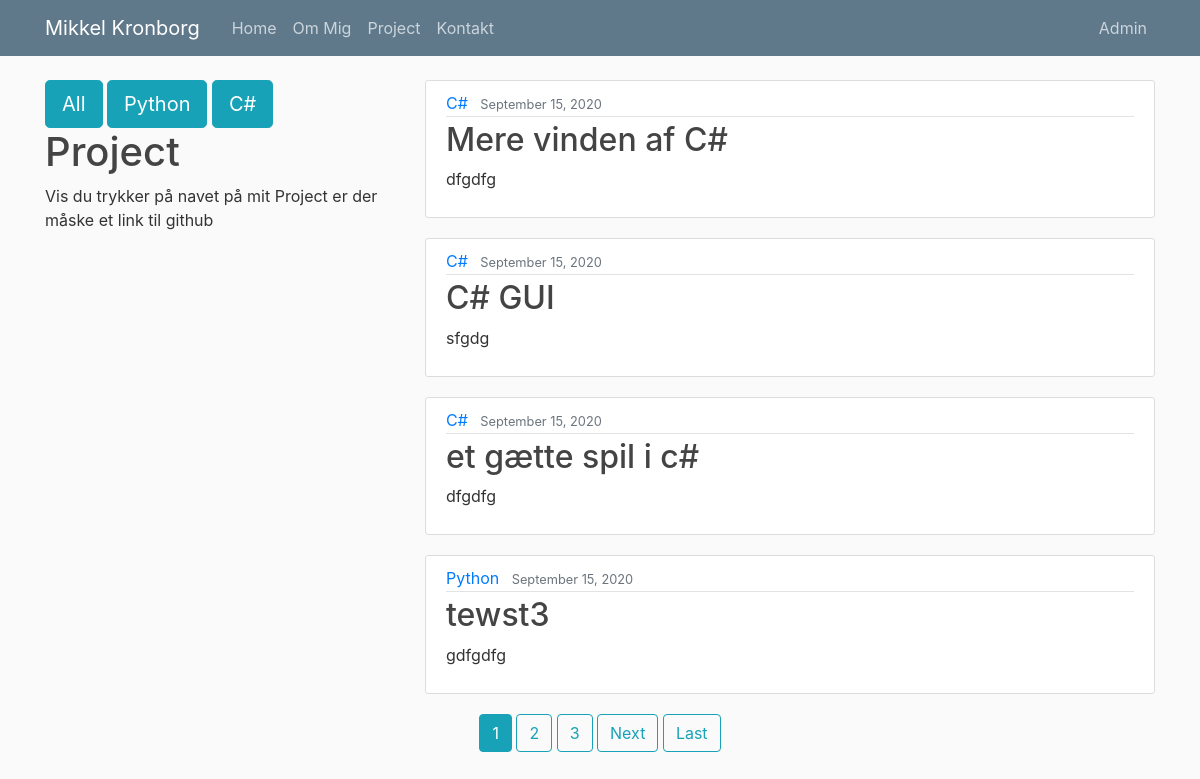
Screenshot of /project/ (signed in) with the database file from the repository.
### web/models.py (models this page shows, shortened)
class Post(models.Model):
    title = models.CharField(max_length=100)
    language = models.CharField(max_length=50)
    link = models.CharField(max_length=300)
    content = models.TextField()
    date_posted = models.DateTimeField(default=timezone.now)
    author = models.ForeignKey(User, on_delete=models.CASCADE)

### web/views.py (the view)
# urls.py: path('project/', PostListView.as_view(), name='web-project'),
class PostListView(ListView):
    model = Post
    template_name = 'web/project.html'  # <app>/<model>_<viewtype>.html
    context_object_name = 'posts'
    ordering = ['-date_posted']
    paginate_by = 4

### web/templates/web/project.html (shortened to what this page needs)
{% extends "web/base.html" %}
{% load static %}
{% block content %}
<div class="row">
  <div class="col-4">
    <div class="form-actions">
        <a href='{% url 'web-project' %}'><button class="btn btn-info btn-lg">All</button></a>
        <a href='{% url 'web-python' %}'><button class="btn btn-info btn-lg">Python</button></a>
        <a href='{% url 'web-c#' %}'><button class="btn btn-info btn-lg">C#</button></a>
    </div>
      <h1>Project</h1>
      <p>
          Vis du trykker på
          navet på mit Project er der måske et link til github
      </p>
  </div>
  <div class="col-8">
      {% for post in posts %}
            <article class="media content-section">
              <div class="media-body">
                <div class="article-metadata">
                  <a class="mr-2" href="#">{{ post.language }}</a>
                  <small class="text-muted">{{ post.date_posted|date:"F d, Y" }}</small>
                </div>
                <h2><a class="article-title" href="{{ post.link }}" target="_blank">{{ post.title }}</a></h2>
                <p class="article-content">{{ post.content }}</p>
              </div>
            </article>
        {% endfor %}
  </div>
</div>
        <div class="text-center">
    {% if is_paginated %}
      {% for num in page_obj.paginator.page_range %}
        {% if page_obj.number == num %}
          <a class="btn btn-info mb-4" href="?page={{ num }}">{{ num }}</a>
        {% elif num > page_obj.number|add:'-3' and num < page_obj.number|add:'3' %}
          <a class="btn btn-outline-info mb-4" href="?page={{ num }}">{{ num }}</a>
        {% endif %}
      {% endfor %}
      {% if page_obj.has_next %}
        <a class="btn btn-outline-info mb-4" href="?page={{ page_obj.next_page_number }}">Next</a>
        <a class="btn btn-outline-info mb-4" href="?page={{ page_obj.paginator.num_pages }}">Last</a>
      {% endif %}
    {% endif %}
    </div>
{% endblock content %}

### web/static/web/main.css (style rules this page uses)
body { background: #fafafa; color: #333333; margin-top: 5rem; }
h1, h2, h3, h4, h5, h6 { color: #444444; }
.content-section { background: #ffffff; padding: 10px 20px; border: 1px solid #dddddd; border-radius: 3px; margin-bottom: 20px; }
.article-title { color: #444444; }
.article-content { white-space: pre-line; }
.article-metadata { padding-bottom: 1px; margin-bottom: 4px; border-bottom: 1px solid #e3e3e3 }

### rows the page displays
Post: language "C#", date_posted "September 15, 2020", title "Mere vinden af C#", content "dfgdfg"
Post: language "C#", date_posted "September 15, 2020", title "C# GUI", content "sfgdg"
Post: language "C#", date_posted "September 15, 2020", title "et gætte spil i c#", content "dfgdfg"
Post: language "Python", date_posted "September 15, 2020", title "tewst3", content "gdfgdfg"

### other values shown
{{ num }} "1"
{{ num }} "2" "3"
